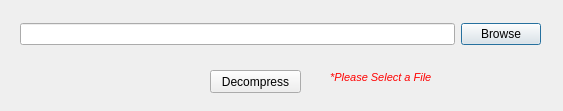
<?xml version="1.0" encoding="UTF-8"?>
<ui version="4.0">
 <class>Decoding</class>
 <widget class="QDialog" name="Decoding">
  <property name="geometry">
   <rect>
    <x>0</x>
    <y>0</y>
    <width>563</width>
    <height>111</height>
   </rect>
  </property>
  <property name="windowTitle">
   <string>Dialog</string>
  </property>
  <property name="windowIcon">
   <iconset resource="Res.qrc">
    <normaloff>:/images/icon.png</normaloff>:/images/icon.png</iconset>
  </property>
  <widget class="QWidget" name="layoutWidget">
   <property name="geometry">
    <rect>
     <x>20</x>
     <y>20</y>
     <width>521</width>
     <height>29</height>
    </rect>
   </property>
   <layout class="QHBoxLayout" name="horizontalLayout">
    <item>
     <widget class="QLineEdit" name="inputFile">
      <property name="text">
       <string/>
      </property>
     </widget>
    </item>
    <item>
     <widget class="QPushButton" name="browseButton">
      <property name="text">
       <string>Browse</string>
      </property>
     </widget>
    </item>
   </layout>
  </widget>
  <widget class="QPushButton" name="decodeButton">
   <property name="geometry">
    <rect>
     <x>210</x>
     <y>70</y>
     <width>91</width>
     <height>23</height>
    </rect>
   </property>
   <property name="text">
    <string>Decompress</string>
   </property>
  </widget>
  <widget class="QLabel" name="warningText">
   <property name="geometry">
    <rect>
     <x>330</x>
     <y>70</y>
     <width>121</width>
     <height>16</height>
    </rect>
   </property>
   <property name="text">
    <string>&lt;!DOCTYPE HTML PUBLIC &quot;-//W3C//DTD HTML 4.0//EN&quot; &quot;http://www.w3.org/TR/REC-html40/strict.dtd&quot;&gt;
&lt;html&gt;&lt;head&gt;&lt;meta name=&quot;qrichtext&quot; content=&quot;1&quot; /&gt;&lt;style type=&quot;text/css&quot;&gt;
p, li { white-space: pre-wrap; }
&lt;/style&gt;&lt;/head&gt;&lt;body style=&quot; font-family:'MS Shell Dlg 2'; font-size:8.25pt; font-weight:400; font-style:normal;&quot;&gt;
&lt;p style=&quot; margin-top:0px; margin-bottom:0px; margin-left:0px; margin-right:0px; -qt-block-indent:0; text-indent:0px;&quot;&gt;&lt;span style=&quot; font-size:8pt; font-style:italic; color:#ff0000;&quot;&gt;*Please Select a File&lt;/span&gt;&lt;/p&gt;&lt;/body&gt;&lt;/html&gt;</string>
   </property>
  </widget>
 </widget>
 <resources>
  <include location="Res.qrc"/>
 </resources>
 <connections/>
</ui>
